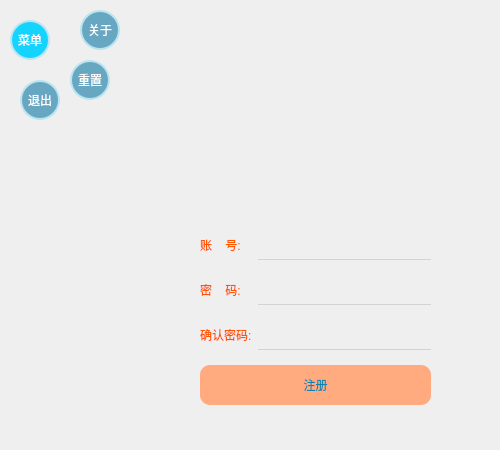
<?xml version="1.0" encoding="UTF-8"?>
<ui version="4.0">
 <class>Form</class>
 <widget class="QWidget" name="Form">
  <property name="geometry">
   <rect>
    <x>0</x>
    <y>0</y>
    <width>500</width>
    <height>450</height>
   </rect>
  </property>
  <property name="minimumSize">
   <size>
    <width>500</width>
    <height>450</height>
   </size>
  </property>
  <property name="maximumSize">
   <size>
    <width>500</width>
    <height>450</height>
   </size>
  </property>
  <property name="windowTitle">
   <string>Form</string>
  </property>
  <property name="styleSheet">
   <string notr="true">QWidget#Form{
border-image: url(:/register/images/register_background.jpg);}</string>
  </property>
  <widget class="QPushButton" name="main_menue_btn">
   <property name="geometry">
    <rect>
     <x>10</x>
     <y>20</y>
     <width>40</width>
     <height>40</height>
    </rect>
   </property>
   <property name="styleSheet">
    <string notr="true">QPushButton {
	border-radius:20px;
	color:white;
	background-color:rgb(103, 167, 193);
	border:2px solid rgb(186, 229, 240)
		
}
QPushButton:hover {
	
	border:3px double rgb(2, 255, 120)
		
}
QPushButton:checked {
	
	background-color:rgb(20, 212, 255);
		
}</string>
   </property>
   <property name="text">
    <string>菜单</string>
   </property>
   <property name="checkable">
    <bool>true</bool>
   </property>
   <property name="checked">
    <bool>true</bool>
   </property>
  </widget>
  <widget class="QPushButton" name="about_menue_btn">
   <property name="geometry">
    <rect>
     <x>80</x>
     <y>10</y>
     <width>40</width>
     <height>40</height>
    </rect>
   </property>
   <property name="styleSheet">
    <string notr="true">QPushButton {
	border-radius:20px;
	color:white;
	background-color:rgb(103, 167, 193);
	border:2px solid rgb(186, 229, 240)
		
}
QPushButton:hover {
	
	border:3px double rgb(2, 255, 120)
		
}
QPushButton:checked {
	
	background-color:rgb(20, 212, 255);
		
}</string>
   </property>
   <property name="text">
    <string>关于</string>
   </property>
   <property name="checkable">
    <bool>false</bool>
   </property>
  </widget>
  <widget class="QPushButton" name="reset_menue_btn">
   <property name="geometry">
    <rect>
     <x>70</x>
     <y>60</y>
     <width>40</width>
     <height>40</height>
    </rect>
   </property>
   <property name="styleSheet">
    <string notr="true">QPushButton {
	border-radius:20px;
	color:white;
	background-color:rgb(103, 167, 193);
	border:2px solid rgb(186, 229, 240)
		
}
QPushButton:hover {
	
	border:3px double rgb(2, 255, 120)
		
}
QPushButton:checked {
	
	background-color:rgb(20, 212, 255);
		
}</string>
   </property>
   <property name="text">
    <string>重置</string>
   </property>
   <property name="checkable">
    <bool>false</bool>
   </property>
  </widget>
  <widget class="QPushButton" name="exit_menue_btn">
   <property name="geometry">
    <rect>
     <x>20</x>
     <y>80</y>
     <width>40</width>
     <height>40</height>
    </rect>
   </property>
   <property name="styleSheet">
    <string notr="true">QPushButton {
	border-radius:20px;
	color:white;
	background-color:rgb(103, 167, 193);
	border:2px solid rgb(186, 229, 240)
		
}
QPushButton:hover {
	
	border:3px double rgb(2, 255, 120)
		
}
QPushButton:checked {
	
	background-color:rgb(20, 212, 255);
		
}</string>
   </property>
   <property name="text">
    <string>退出</string>
   </property>
   <property name="checkable">
    <bool>false</bool>
   </property>
  </widget>
  <widget class="QWidget" name="">
   <property name="geometry">
    <rect>
     <x>200</x>
     <y>230</y>
     <width>231</width>
     <height>207</height>
    </rect>
   </property>
   <layout class="QFormLayout" name="formLayout">
    <property name="verticalSpacing">
     <number>15</number>
    </property>
    <item row="0" column="0">
     <widget class="QLabel" name="label">
      <property name="styleSheet">
       <string notr="true">color:rgb(255, 85, 0);

font: 12pt &quot;楷体&quot;;</string>
      </property>
      <property name="text">
       <string>账    号:</string>
      </property>
     </widget>
    </item>
    <item row="0" column="1">
     <widget class="QLineEdit" name="account_le">
      <property name="minimumSize">
       <size>
        <width>0</width>
        <height>30</height>
       </size>
      </property>
      <property name="styleSheet">
       <string notr="true">background-color:transparent;
color:rgb(243, 243, 243);
border:None;
border-bottom:1px solid lightgray;</string>
      </property>
      <property name="text">
       <string/>
      </property>
      <property name="clearButtonEnabled">
       <bool>true</bool>
      </property>
     </widget>
    </item>
    <item row="1" column="0">
     <widget class="QLabel" name="label_2">
      <property name="styleSheet">
       <string notr="true">color:rgb(255, 85, 0);

font: 12pt &quot;楷体&quot;;</string>
      </property>
      <property name="text">
       <string>密    码:</string>
      </property>
     </widget>
    </item>
    <item row="1" column="1">
     <widget class="QLineEdit" name="password_le">
      <property name="minimumSize">
       <size>
        <width>0</width>
        <height>30</height>
       </size>
      </property>
      <property name="styleSheet">
       <string notr="true">background-color:transparent;
color:rgb(243, 243, 243);
border:None;
border-bottom:1px solid lightgray;</string>
      </property>
      <property name="clearButtonEnabled">
       <bool>true</bool>
      </property>
     </widget>
    </item>
    <item row="2" column="0">
     <widget class="QLabel" name="label_3">
      <property name="styleSheet">
       <string notr="true">color:rgb(255, 85, 0);

font: 12pt &quot;楷体&quot;;</string>
      </property>
      <property name="text">
       <string>确认密码:</string>
      </property>
     </widget>
    </item>
    <item row="2" column="1">
     <widget class="QLineEdit" name="confirm_pwd_le">
      <property name="minimumSize">
       <size>
        <width>0</width>
        <height>30</height>
       </size>
      </property>
      <property name="styleSheet">
       <string notr="true">background-color:transparent;
color:rgb(243, 243, 243);
border:None;
border-bottom:1px solid lightgray;</string>
      </property>
      <property name="clearButtonEnabled">
       <bool>true</bool>
      </property>
     </widget>
    </item>
    <item row="3" column="0" colspan="2">
     <widget class="QPushButton" name="pushButton">
      <property name="sizePolicy">
       <sizepolicy hsizetype="Minimum" vsizetype="Fixed">
        <horstretch>0</horstretch>
        <verstretch>0</verstretch>
       </sizepolicy>
      </property>
      <property name="minimumSize">
       <size>
        <width>0</width>
        <height>40</height>
       </size>
      </property>
      <property name="styleSheet">
       <string notr="true">QPushButton {
background-color: rgb(255, 170, 127);
	color:rgb(14, 131, 174);
	border-radius:10px
}
QPushButton:hover {
background-color: rgb(255, 192, 167);
}
QPushButton:pressed {
background-color: rgb(195, 130, 97);
}</string>
      </property>
      <property name="text">
       <string>注册</string>
      </property>
     </widget>
    </item>
   </layout>
  </widget>
  <zorder>label</zorder>
  <zorder>label_2</zorder>
  <zorder>label_3</zorder>
  <zorder>account_le</zorder>
  <zorder>confirm_pwd_le</zorder>
  <zorder>password_le</zorder>
  <zorder>pushButton</zorder>
  <zorder>about_menue_btn</zorder>
  <zorder>reset_menue_btn</zorder>
  <zorder>exit_menue_btn</zorder>
  <zorder>main_menue_btn</zorder>
 </widget>
 <resources>
  <include location="../images.qrc"/>
 </resources>
 <connections>
  <connection>
   <sender>main_menue_btn</sender>
   <signal>clicked(bool)</signal>
   <receiver>Form</receiver>
   <slot>show_hide_menue()</slot>
   <hints>
    <hint type="sourcelabel">
     <x>21</x>
     <y>43</y>
    </hint>
    <hint type="destinationlabel">
     <x>-48</x>
     <y>72</y>
    </hint>
   </hints>
  </connection>
  <connection>
   <sender>about_menue_btn</sender>
   <signal>clicked()</signal>
   <receiver>Form</receiver>
   <slot>about_lk()</slot>
   <hints>
    <hint type="sourcelabel">
     <x>96</x>
     <y>37</y>
    </hint>
    <hint type="destinationlabel">
     <x>-123</x>
     <y>158</y>
    </hint>
   </hints>
  </connection>
  <connection>
   <sender>reset_menue_btn</sender>
   <signal>clicked()</signal>
   <receiver>Form</receiver>
   <slot>reset()</slot>
   <hints>
    <hint type="sourcelabel">
     <x>99</x>
     <y>83</y>
    </hint>
    <hint type="destinationlabel">
     <x>-61</x>
     <y>188</y>
    </hint>
   </hints>
  </connection>
  <connection>
   <sender>exit_menue_btn</sender>
   <signal>clicked()</signal>
   <receiver>Form</receiver>
   <slot>exit_pane()</slot>
   <hints>
    <hint type="sourcelabel">
     <x>34</x>
     <y>103</y>
    </hint>
    <hint type="destinationlabel">
     <x>-58</x>
     <y>134</y>
    </hint>
   </hints>
  </connection>
  <connection>
   <sender>pushButton</sender>
   <signal>clicked()</signal>
   <receiver>Form</receiver>
   <slot>check_register()</slot>
   <hints>
    <hint type="sourcelabel">
     <x>306</x>
     <y>384</y>
    </hint>
    <hint type="destinationlabel">
     <x>223</x>
     <y>476</y>
    </hint>
   </hints>
  </connection>
 </connections>
 <slots>
  <slot>show_hide_menue()</slot>
  <slot>about_lk()</slot>
  <slot>reset()</slot>
  <slot>exit_pane()</slot>
  <slot>check_register()</slot>
 </slots>
</ui>
